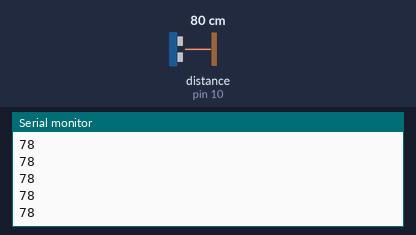
Simulated run of this sketch. Board: Arduino Uno, built with avr-gcc and run on an emulated ATmega328P. Shown: the last lines printed to the serial monitor. Wiring (inferred from the names in the program): ultrasonic range finder: trigger pin 9; echo pin 10. The test bench sets the inputs (shaded band); at power-on: distance to the obstacle (sensor on pin 10) 80 cm. The echo pulse lasts 58.3 µs per cm.

Above: at 1.2 s.
1.3 s: distance to the obstacle (sensor on pin 10) set to 2 cm
At 2.0 s:
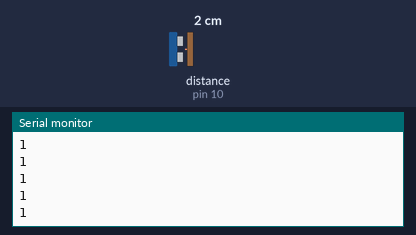
2.8 s: distance to the obstacle (sensor on pin 10) set to 4 cm
At 3.6 s:
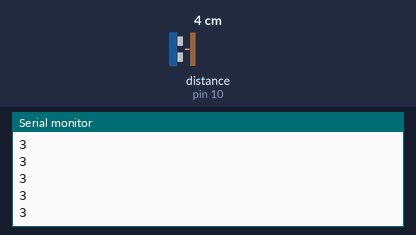
Timing chart, 0 to 5.8 s (numbered marks = the images above; inputs shaded):
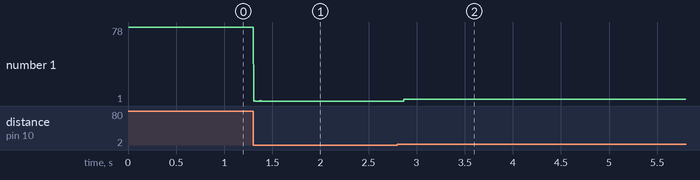

The sketch:

Activity5.ino
```cpp
// Activity 5: Use Ultrasonic sensor to tell the distance of an object

const int trigPin = 9;
const int echoPin = 10;
long duration;
int distanceCm, distanceInch;

void setup() {
    Serial.begin(9600);
	pinMode(trigPin, OUTPUT);
    pinMode(echoPin, INPUT);
}

void loop() {
    digitalWrite(trigPin, LOW);
    delayMicroseconds(2);
    digitalWrite(trigPin, HIGH);
    delayMicroseconds(10);
    digitalWrite(trigPin, LOW);
    duration = pulseIn(echoPin, HIGH);
    distanceCm= duration*0.034/2;
    Serial.println(distanceCm);
}
```

Measured:
- after the input at 1.3 s, the serial monitor: prints a new line at once (image 1)
- after the input at 2.8 s, the serial monitor: prints a new line after 0.07 s (image 2)
- plotted number 1: 78 → 1 after the input at 1.3 s, 1 → 3 after the input at 2.8 s
